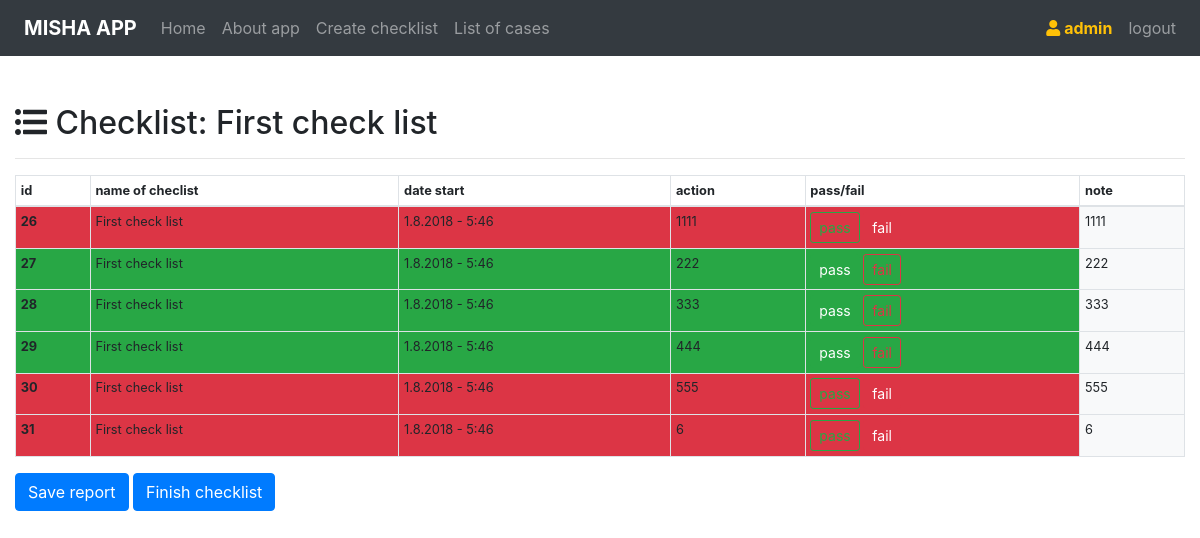
Page /checklist/18 (signed in) on the committed database.
### app/models.py (models this page shows)
class CheckLists(models.Model):
    touched = models.BooleanField(default=False)
    name = models.CharField(max_length=300,default='untitled checklist')
    project_name = models.CharField(max_length=300,default='untitled project')
    is_active = models.BooleanField(default=True)
    is_visible = models.BooleanField(default=True)
    author = models.ForeignKey(User,on_delete=models.CASCADE)
    add = models.DateTimeField(auto_now_add=True)
    notes = models.TextField(max_length=1500,null=True,blank=True)

class Actions(models.Model):
    name = models.CharField(max_length=300,default='untitled action')
    project = models.ForeignKey(CheckLists,on_delete=models.CASCADE)
    notes = models.TextField(max_length=1500,null=True,blank=True)
    date_start = models.DateTimeField(auto_now_add=True)
    date_end   = models.DateTimeField(auto_now_add=False,blank=True,null=True)
    status = models.BooleanField(default=True)
    attach = models.FileField(upload_to='attach',blank=True)

### app/views.py (the view)
# urls.py: path('checklist/<int:id>', checklist),
def checklist(request,id):
    checklist = CheckLists.objects.get(pk=id)
    actions = Actions.objects.filter(project=checklist)
    return render(request,'checklist.html',{'checklist':checklist,'actions':actions})

### app/templates/checklist.html (shortened to what this page needs)
{% extends 'base.html' %}
{% block checklist %}
<h2><i class="fas fa-list-ul"></i> Checklist: {{checklist.name}}</h2>
<hr>
<table class="small table table-sm table-bordered">
  <thead>
    <tr>
      <th scope="col">id</th>
      <th class="nowrap" scope="col">name of checlist</th>
      <th class="nowrap" scope="col">date start</th>
      <th scope="col">action</th>
      <th class="nowrap" scope="col">pass/fail</th>
      <th scope="col">note</th>
    </tr>
  </thead>
  <tbody>
{% if checklist.touched %}
	{%for a in actions%}
    {% if a.status %}
      <tr class="bg-success">
      <th scope="row">{{a.pk}}</th>
      <td class="nowrap">{{a.name}}</td>
      <td class="nowrap">{{a.date_start.day}}.{{a.date_start.month}}.{{a.date_start.year}} - {{a.date_start.hour}}:{{a.date_start.minute}}</td>
      <td>{{a.notes}}</td>
      <td class="nowrap">
          <a href="/toggle_action/{{a.pk}}/{{checklist.pk}}/" class="btn btn-success btn-sm">pass</a>
          <a href="/toggle_action/{{a.pk}}/{{checklist.pk}}/" class="btn btn-outline-danger btn-sm">fail</a>
      </td>
      <td class="bg-light">{{a.notes}}</td>
    </tr>
    {% else %}
      <tr class="bg-danger">
      <th scope="row">{{a.pk}}</th>
      <td class="nowrap">{{a.name}}</td>
      <td class="nowrap">{{a.date_start.day}}.{{a.date_start.month}}.{{a.date_start.year}} - {{a.date_start.hour}}:{{a.date_start.minute}}</td>
      <td>{{a.notes}}</td>
      <td class="nowrap">
        <a href="/toggle_action/{{a.pk}}/{{checklist.pk}}/" class="btn btn-outline-success btn-sm">pass</a>
        <a href="/toggle_action/{{a.pk}}/{{checklist.pk}}/" class="btn btn-danger btn-sm">fail</a>
      </td>
      <td class="bg-light">{{a.notes}}</td>
    </tr>
    {%endif%}
    {%endfor%}
    {%endif%}
  </tbody>
</table>
	<button type="button" class="btn btn-primary" onclick="window.print();">Save report</button>
<a href="/finish_checklist/{{checklist.pk}}" class="btn btn-primary" >Finish checklist</a>
{% endblock %}

### app/templates/base.html (shortened to what this page needs)
<!doctype html>
<html lang="en">
  <head>
    <link rel="stylesheet" href="https://stackpath.bootstrapcdn.com/bootstrap/4.1.2/css/bootstrap.min.css">
    <link rel="stylesheet" href="https://use.fontawesome.com/releases/v5.1.0/css/all.css">
  </head>
  <body>
    <nav class="navbar navbar-expand-lg navbar-dark bg-dark">
      <a class="navbar-brand" href="/"><img id="myImg" class="mr-2" width="30px" src="https://cdn.worldvectorlogo.com/logos/slack-1.svg" alt=""><span class="font-weight-bold">MISHA APP</span></a>
      <div class="collapse navbar-collapse" id="navbarSupportedContent">
        <ul class="navbar-nav mr-auto">
          {% if not request.user.is_authenticated %}
          <li class="nav-item">
            <a class="nav-link" href="/">Home <span class="sr-only">(current)</span></a>
          </li>
          <li class="nav-item">
            <a class="nav-link" href="/about/">About app</a>
          </li>
          {%else%}
          <li class="nav-item"><a class="nav-link" href="/">Home <span class="sr-only">(current)</span></a></li>
          <li class="nav-item"><a class="nav-link" href="/about/">About app</a></li>
          <li class="nav-item"><a class="nav-link" href="/createchecklist/">Create checklist</a></li>
          <li class="nav-item"><a class="nav-link" href="/listofcases/">List of cases</a></li>
          {% endif %}
        </ul>
        {% if not request.user.is_authenticated %}
        <ul class="navbar-nav ml-auto">
          <li class="nav-item"><a class="nav-link" href="/login/">Login</a></li>
          <li class="nav-item"><a class="nav-link" href="/register/">Register</a></li>
        </ul>
        {% else %}
        <ul class="navbar-nav ml-auto">
          <li class="nav-item"><a class="nav-link text-warning  font-weight-bold" href="/"><i class="fas fa-user"></i> {{user.get_username}}</a></li>
          <li class="nav-item"><a class="nav-link" href="/logout/">logout</a><li>
        </ul>
        {% endif %}
      </div>
    </nav>
    <div class="container-fluid my-5">
    {% if not request.user.is_authenticated %}
    {%block login%}{%endblock%}
    {%block register%}{%endblock%}
    {%block afterlogout%}{%endblock%}
    {% else %}
    {%block checklist%}{%endblock%}
    {% endif %}
    </div>
  </body>
</html>

### app/templates/checklist.html (style rules this page uses)
.nowrap { white-space:nowrap; }

### app/templates/base.html (style rules this page uses)
* { transition: transform .2s ease; }

### rows in the picture
CheckLists: name "First check list"
Actions: pk "26", name "First check list", date_start.day "1", date_start.month "8", date_start.year "2018", date_start.hour "5", date_start.minute "46", notes "1111"
Actions: pk "27", name "First check list", date_start.day "1", date_start.month "8", date_start.year "2018", date_start.hour "5", date_start.minute "46", notes "222"
Actions: pk "28", name "First check list", date_start.day "1", date_start.month "8", date_start.year "2018", date_start.hour "5", date_start.minute "46", notes "333"
Actions: pk "29", name "First check list", date_start.day "1", date_start.month "8", date_start.year "2018", date_start.hour "5", date_start.minute "46", notes "444"
Actions: pk "30", name "First check list", date_start.day "1", date_start.month "8", date_start.year "2018", date_start.hour "5", date_start.minute "46", notes "555"
Actions: pk "31", name "First check list", date_start.day "1", date_start.month "8", date_start.year "2018", date_start.hour "5", date_start.minute "46", notes "6"

### other values in the picture
{{ user.get_username }} "admin"
